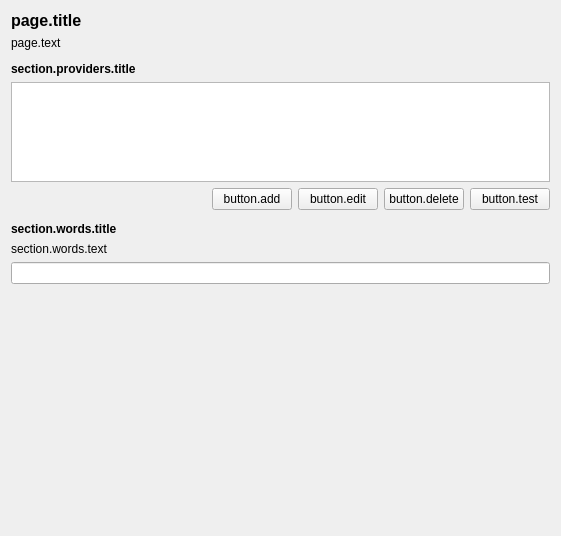
<?xml version="1.0" encoding="UTF-8"?>
<ui version="4.0">
 <class>SearchEngineLookupOptionsPage</class>
 <widget class="QWidget" name="SearchEngineLookupOptionsPage">
  <property name="geometry">
   <rect>
    <x>0</x>
    <y>0</y>
    <width>561</width>
    <height>536</height>
   </rect>
  </property>
  <property name="minimumSize">
   <size>
    <width>360</width>
    <height>0</height>
   </size>
  </property>
  <property name="font">
   <font>
    <weight>50</weight>
    <bold>false</bold>
   </font>
  </property>
  <property name="windowTitle">
   <string>window.title</string>
  </property>
  <layout class="QVBoxLayout" name="verticalLayout">
   <item>
    <widget class="QLabel" name="page_title">
     <property name="font">
      <font>
       <pointsize>12</pointsize>
       <weight>75</weight>
       <bold>true</bold>
      </font>
     </property>
     <property name="text">
      <string>page.title</string>
     </property>
    </widget>
   </item>
   <item>
    <widget class="QLabel" name="description">
     <property name="sizePolicy">
      <sizepolicy hsizetype="Preferred" vsizetype="Minimum">
       <horstretch>0</horstretch>
       <verstretch>0</verstretch>
      </sizepolicy>
     </property>
     <property name="text">
      <string>page.text</string>
     </property>
     <property name="textFormat">
      <enum>Qt::MarkdownText</enum>
     </property>
     <property name="wordWrap">
      <bool>true</bool>
     </property>
    </widget>
   </item>
   <item>
    <spacer name="verticalSpacer_2">
     <property name="orientation">
      <enum>Qt::Vertical</enum>
     </property>
     <property name="sizeType">
      <enum>QSizePolicy::Fixed</enum>
     </property>
     <property name="sizeHint" stdset="0">
      <size>
       <width>20</width>
       <height>6</height>
      </size>
     </property>
    </spacer>
   </item>
   <item>
    <widget class="QLabel" name="label">
     <property name="font">
      <font>
       <weight>75</weight>
       <bold>true</bold>
      </font>
     </property>
     <property name="text">
      <string>section.providers.title</string>
     </property>
    </widget>
   </item>
   <item>
    <widget class="QListWidget" name="providers">
     <property name="sizePolicy">
      <sizepolicy hsizetype="Expanding" vsizetype="Preferred">
       <horstretch>0</horstretch>
       <verstretch>0</verstretch>
      </sizepolicy>
     </property>
     <property name="minimumSize">
      <size>
       <width>0</width>
       <height>50</height>
      </size>
     </property>
     <property name="maximumSize">
      <size>
       <width>16777215</width>
       <height>100</height>
      </size>
     </property>
     <property name="editTriggers">
      <set>QAbstractItemView::NoEditTriggers</set>
     </property>
    </widget>
   </item>
   <item>
    <layout class="QHBoxLayout" name="horizontalLayout">
     <property name="bottomMargin">
      <number>0</number>
     </property>
     <item>
      <spacer name="horizontalSpacer">
       <property name="orientation">
        <enum>Qt::Horizontal</enum>
       </property>
       <property name="sizeHint" stdset="0">
        <size>
         <width>40</width>
         <height>20</height>
        </size>
       </property>
      </spacer>
     </item>
     <item>
      <widget class="QPushButton" name="pb_add">
       <property name="text">
        <string>button.add</string>
       </property>
      </widget>
     </item>
     <item>
      <widget class="QPushButton" name="pb_edit">
       <property name="text">
        <string>button.edit</string>
       </property>
      </widget>
     </item>
     <item>
      <widget class="QPushButton" name="pb_delete">
       <property name="text">
        <string>button.delete</string>
       </property>
      </widget>
     </item>
     <item>
      <widget class="QPushButton" name="pb_test">
       <property name="text">
        <string>button.test</string>
       </property>
      </widget>
     </item>
    </layout>
   </item>
   <item>
    <spacer name="verticalSpacer_3">
     <property name="orientation">
      <enum>Qt::Vertical</enum>
     </property>
     <property name="sizeType">
      <enum>QSizePolicy::Fixed</enum>
     </property>
     <property name="sizeHint" stdset="0">
      <size>
       <width>20</width>
       <height>6</height>
      </size>
     </property>
    </spacer>
   </item>
   <item>
    <widget class="QLabel" name="label_2">
     <property name="font">
      <font>
       <weight>75</weight>
       <bold>true</bold>
      </font>
     </property>
     <property name="text">
      <string>section.words.title</string>
     </property>
    </widget>
   </item>
   <item>
    <widget class="QLabel" name="search_words">
     <property name="text">
      <string>section.words.text</string>
     </property>
     <property name="textFormat">
      <enum>Qt::MarkdownText</enum>
     </property>
     <property name="wordWrap">
      <bool>true</bool>
     </property>
    </widget>
   </item>
   <item>
    <widget class="QLineEdit" name="le_additional_words"/>
   </item>
   <item>
    <spacer name="verticalSpacer">
     <property name="orientation">
      <enum>Qt::Vertical</enum>
     </property>
     <property name="sizeHint" stdset="0">
      <size>
       <width>20</width>
       <height>40</height>
      </size>
     </property>
    </spacer>
   </item>
  </layout>
 </widget>
 <resources/>
 <connections/>
</ui>
